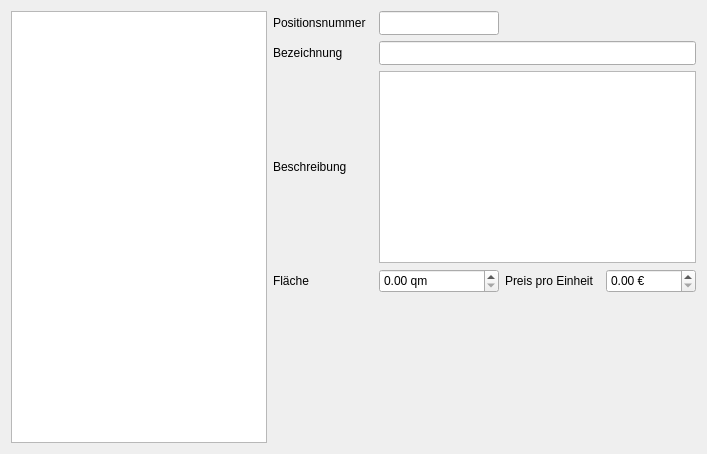
        <widget class="QWidget" name="tab_positionen">
         <attribute name="title">
          <string>Positionen</string>
         </attribute>
         <layout class="QHBoxLayout" name="layoutTabPositionenMain">
          <item>
           <widget class="QTableView" name="tv_positionen">
            <property name="editTriggers">
             <set>QAbstractItemView::EditTrigger::NoEditTriggers</set>
            </property>
            <property name="sortingEnabled">
             <bool>true</bool>
            </property>
           </widget>
          </item>
          <item>
           <layout class="QVBoxLayout" name="positionenFormColumn">
            <item>
             <layout class="QGridLayout" name="gridPositionenForm">
              <item row="3" column="1" colspan="3">
               <widget class="QTextEdit" name="tv_positionen_DESCRIPTION">
                <property name="minimumSize">
                 <size>
                  <width>300</width>
                  <height>50</height>
                 </size>
                </property>
               </widget>
              </item>
              <item row="1" column="0">
               <widget class="QLabel" name="lbl_pos_bez">
                <property name="minimumSize">
                 <size>
                  <width>95</width>
                  <height>20</height>
                 </size>
                </property>
                <property name="text">
                 <string>Bezeichnung</string>
                </property>
               </widget>
              </item>
              <item row="0" column="1">
               <widget class="QLineEdit" name="tv_positionen_POS_ID">
                <property name="minimumSize">
                 <size>
                  <width>120</width>
                  <height>24</height>
                 </size>
                </property>
               </widget>
              </item>
              <item row="1" column="1" colspan="3">
               <widget class="QLineEdit" name="tv_positionen_NAME">
                <property name="minimumSize">
                 <size>
                  <width>120</width>
                  <height>24</height>
                 </size>
                </property>
               </widget>
              </item>
              <item row="5" column="3">
               <widget class="QDoubleSpinBox" name="tv_positionen_UNIT_PRICE">
                <property name="sizePolicy">
                 <sizepolicy hsizetype="Expanding" vsizetype="Fixed">
                  <horstretch>0</horstretch>
                  <verstretch>0</verstretch>
                 </sizepolicy>
                </property>
                <property name="minimumSize">
                 <size>
                  <width>90</width>
                  <height>24</height>
                 </size>
                </property>
                <property name="suffix">
                 <string> €</string>
                </property>
               </widget>
              </item>
              <item row="3" column="0">
               <widget class="QLabel" name="lbl_pos_beschreibung">
                <property name="minimumSize">
                 <size>
                  <width>95</width>
                  <height>20</height>
                 </size>
                </property>
                <property name="text">
                 <string>Beschreibung</string>
                </property>
               </widget>
              </item>
              <item row="5" column="0">
               <widget class="QLabel" name="lbl_flaeche">
                <property name="minimumSize">
                 <size>
                  <width>95</width>
                  <height>20</height>
                 </size>
                </property>
                <property name="text">
                 <string>Fläche</string>
                </property>
               </widget>
              </item>
              <item row="0" column="0">
               <widget class="QLabel" name="lbl_pos">
                <property name="minimumSize">
                 <size>
                  <width>100</width>
                  <height>20</height>
                 </size>
                </property>
                <property name="text">
                 <string>Positionsnummer</string>
                </property>
               </widget>
              </item>
              <item row="5" column="1">
               <widget class="QDoubleSpinBox" name="tv_positionen_AREA">
                <property name="sizePolicy">
                 <sizepolicy hsizetype="Expanding" vsizetype="Fixed">
                  <horstretch>0</horstretch>
                  <verstretch>0</verstretch>
                 </sizepolicy>
                </property>
                <property name="minimumSize">
                 <size>
                  <width>90</width>
                  <height>24</height>
                 </size>
                </property>
                <property name="suffix">
                 <string> qm</string>
                </property>
               </widget>
              </item>
              <item row="5" column="2">
               <widget class="QLabel" name="lbl_ppe">
                <property name="sizePolicy">
                 <sizepolicy hsizetype="Preferred" vsizetype="Preferred">
                  <horstretch>0</horstretch>
                  <verstretch>0</verstretch>
                 </sizepolicy>
                </property>
                <property name="minimumSize">
                 <size>
                  <width>95</width>
                  <height>20</height>
                 </size>
                </property>
                <property name="text">
                 <string>Preis pro Einheit</string>
                </property>
               </widget>
              </item>
             </layout>
            </item>
            <item>
             <spacer name="positionenFormSpacer">
              <property name="orientation">
               <enum>Qt::Orientation::Vertical</enum>
              </property>
              <property name="sizeType">
               <enum>QSizePolicy::Policy::Fixed</enum>
              </property>
              <property name="sizeHint" stdset="0">
               <size>
                <width>20</width>
                <height>150</height>
               </size>
              </property>
             </spacer>
            </item>
           </layout>
          </item>
         </layout>
        </widget>
